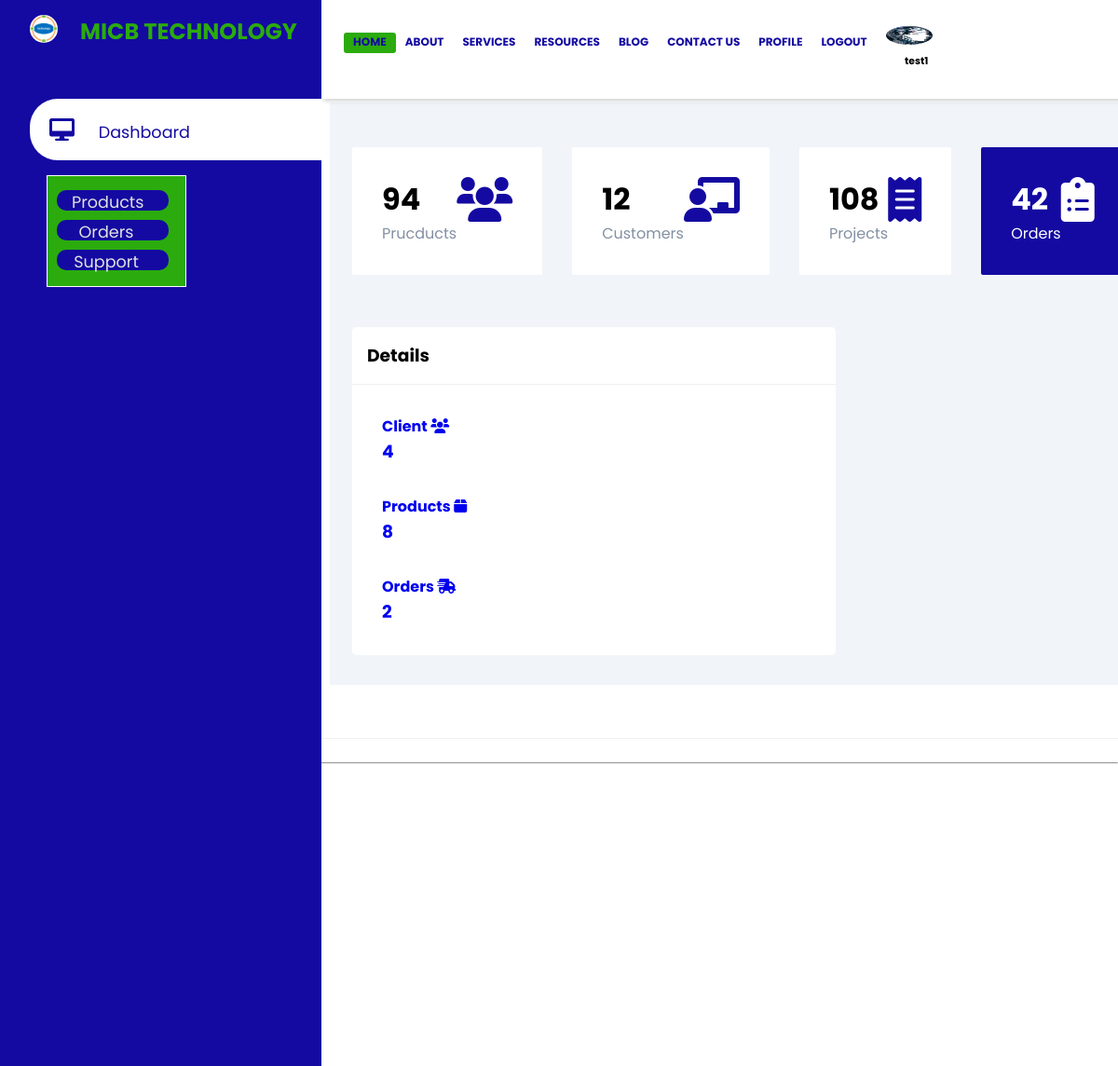
The app's page /customers/detial/1/ (signed in) with its own data.
### web_base/models.py (models this page shows)
class User(AbstractUser):
    pass

### web_users/models.py (models this page shows, shortened)
class Profile(models.Model):
    User = settings.AUTH_USER_MODEL
    user = models.OneToOneField(User, on_delete=models.CASCADE)
    image = models.ImageField('avatar.svg', upload_to= 'profile_pics')

### gallery/views.py (the view)
# urls.py: path('customers/detial/<int:pk>/', views.customer_detail,
@login_required
def customer_detail(request, pk):
    User = get_user_model()
    customer = User.objects.filter(groups=2)
    customer_count = customer.count()
    product = Product.objects.all()
    product_count = product.count()
    order = Order.objects.all()
    order_count = order.count()
    customer = User.objects.get(id=pk)
    context = {
        'customer': customer,
        'customer_count': customer_count,
        'product_count': product_count,
        'order_count': order_count,
    }
    return render(request, 'gallery/customer_detail.html', context)

### gallery/templates/gallery/customer_detail.html (shortened to what this page needs)
{% block content %}
{% include 'topside.html' %}
    <div class="col-md-8">
        <div class="card">
            <div class="card-header bg-info text-white">
            </div>
            <div class="row p-3">
                <div class="col-md-8">
                    <table class="table table-borderless">
                        <thead>
                            <span class="h4">Porfile Information</span class="h4">
                            <hr>
                        </thead>
                        <tbody>
                            <tr>
                                <th>Name</th>
                                <td>{{ customer.username }}</td>
                            </tr>
                            <tr>
                                <th>Email</th>
                                <td>{{ customer.email }}</td>
                            </tr>
                            <tr>
                                <th>Phone</th>
                                <td>{{ customer.profile.phone }}</td>
                            </tr>
                            <tr>
                                <th>Address</th>
                                <td>{{ customer.profile.address }}</td>
                            </tr>
                        </tbody>
                    </table>
                </div>
                <div class="col-md-4">
                </div>
            </div>
        </div>
    </div>
{% endblock %}

### templates/topside.html (shortened to what this page needs)
<!DOCTYPE html>{% load static %}
<html lang="en">
<head>
    <link rel="stylesheet" href="https://cdnjs.cloudflare.com/ajax/libs/font-awesome/6.0.0/css/all.min.css">
    <link rel="stylesheet" href="{% static 'styles/resource.css' %}">
    <link rel="stylesheet" href="{% static 'css/font-awesome.css' %}">
</head>
<body>
    {% block content %}{% block sidebar %}
    <div class="sidebar">
        <div class="sidebar-brand">
            <img src="{% static 'images/logo.PNG' %}" width="30px" height="30px" alt="image">
            <h2>MICB TECHNOLOGY</h2>
        </div>
        <div class="sidebar-menu">
            <div class="menu">
                <div class="item">
                    <a href="" class="active"><span class="fas fa-desktop"></span>
                            <span>Dashboard</span></a>
                </div>
            </div>
            <div class="sidebar-nav-pg">
                <div class="btn">
                    <a href="" class="hero-btn">Products</a>
                    <a href="" class="hero-btn">Orders</a>
                    <a href="" class="hero-btn">Support </a>
                </div>
            </div>
        </div>
    </div>
    <div class="main-content">
        <header>
            <section class="header">
                <nav>
                    <div class="nav-links" id="navLinks">
                        <ul>
                            <li class="active"><a href="{% url 'home' %}">HOME</a></li>
                            <li><a href="#">ABOUT</a>
                            </li>
                            <li><a href="#">SERVICES</a>
                            </li>
                            <li><a href="">RESOURCES</a></li>
                            <li><a href="{% url 'website-blog' %}">BLOG</a></li>
                            <li><a href="{% url 'contact' %}">CONTACT US</a></li>
                            {% if user.is_authenticated %}
                            <li><a href="{% url 'profile' %}">PROFILE</a> </li>
                            <li><a href="{% url 'logout' %}">LOGOUT</a> </li>
                            {% else %}
                            <li><a href="#">REGISTER</a> </li>
                            {% endif %}
                        </ul>
                    </div>
                    {% if user.is_authenticated %}
                    <div class="user-log"><span>
                        <img src="{{ user.profile.image.url }}" width="40px" height="40px"  >
                        <h6>{{ user.username }}</h6>
                        </span>
                    </div>
                    {% else %}
                    <div class="user-log"><span>
                        <img src="{% static 'images/avatar.svg' %}" width="40px" height="40px" alt="image" >
                        </span>
                    </div>
                    {% endif %}
                </nav>
            </section>
        </header>
        <main>
            <div class="cards">
                <div class="card-single">
                    <div>
                        <h1>94</h1>
                        <span>Prucducts</span>
                    </div>
                    <div>
                        <span class="fas fa-users"></span>
                    </div>
                </div>
                <div class="card-single">
                    <div>
                        <h1>12</h1>
                        <span>Customers</span>
                    </div>
                    <div>
                        <span class="fas fa-chalkboard-user"></span>
                    </div>
                </div>
                <div class="card-single">
                    <div>
                        <h1>108</h1>
                        <span>Projects</span>
                    </div>
                    <div>
                        <span class="fas fa-receipt"></span>
                    </div>
                </div>
                <div class="card-single">
                    <div>
                        <h1>42</h1>
                        <span>Orders</span>
                    </div>
                    <div>
                        <span class="fas fa-clipboard-list"></span>
                    </div>
                </div>
            </div>
            <div class="recent-grid">
                <div class="projects">
                    <div class="card">
                        <div class="card-header">
                            <h3>Details</h3>
                        </div>
                        <div class="card-body">
                            <div class="row">
                                <div class="col-md-4">
                                    <a class="text-decoration-none text-dark" href="{% url 'customer' %}">
                                        <div class="card my-card shadow">
                                            <div class="card-body text-center">
                                                <h4>Client <i class="fas fa-users"></i></h4>
                                                <h3>{{ customer_count }}</h3>
                                            </div>
                                        </div>
                                    </a>
                                </div>
                                <div class="col-md-4">
                                    <a class="text-decoration-none text-dark" href="{% url 'gallery-products' %}">
                                        <div class="card my-card shadow">
                                            <div class="card-body text-center">
                                                <h4>Products <i class="fas fa-box"></i></h4>
                                                <h3>{{ product_count }}</h3>
                                            </div>
                                        </div>
                                    </a>
                                </div>
                                <div class="col-md-4">
                                    <a class="text-decoration-none text-dark" href="{% url 'order' %}">
                                        <div class="card my-card shadow">
                                            <div class="card-body text-center">
                                                <h4>Orders <i class="fas fa-shipping-fast"></i></h4>
                                                <h3>{{ order_count }}</h3>
                                            </div>
                                        </div>
                                    </a>
                                </div>
                            </div>
                        </div>
                    </div>
                </div>
            </div>
        </main>
    </div>
    {% endblock sidebar %}
    {% endblock content %}

### static/styles/resource.css (style rules this page uses)
:root { --main-color: rgb(20, 10, 161); --color-dark: #1D2231; --text-grey: #8390A2; }
* { padding: 0; margin: 0; box-sizing: border-box; list-style-type: nond; text-decoration: none; font-family: 'Poppins', sans-serif; }
.sidebar { width: 345px; position: fixed; left: 0; top: 0; height: 100%; background: var(--main-color); z-index: 100; }
.sidebar-brand { display: flex; height: 90px; padding: 1rem 0rem 1rem 2rem; color: #2bab0d; }
.sidebar-brand img { border-radius: 50%; margin-right: 0.5rem; }
.sidebar-menu { margin-top: 1rem; }
.sidebar-menu .item { width: 100%; margin-bottom: 1.0rem; padding-left: 2rem; }
.sidebar-menu a { padding-left: 1rem; display: block; color: #fff; font-size: 1.1rem; }
.sidebar-menu a.active { background: #fff; padding-top: 1rem; padding-bottom: 1rem; color: var(--main-color); border-radius: 30px 0px 0px 30px; }
.sidebar-menu a span:first-child { font-size: 1.5rem; padding-right: 1rem; }
.item .fas { margin: 5px; }
.sidebar-nav-pg { position: fixed; background-color: #2bab0d; width: 150px; height: 120px; border: 0.1px solid #fff; margin-left: 50px; }
.btn { text-align: center; cursor: pointer; margin-top: 15px; padding-right: 5px; }
.btn a { padding-right: 30px; color: rgb(225, 225, 225); }
.hero-btn { margin: 10px; width: 120px; height: 22px; background-color: rgb(20, 10, 161); color: #fff; border: lightpink; border-radius: 10px; text-align: center; }
.main-content { margin-left: 354px; }
header { display: flex; background: rgb(255, 255, 255); text-align: center; justify-content: space-between; padding: 1rem 1.5rem; box-shadow: 2px 2px 5px rgba(0, 0, 0, 0.2); position: fixed; left: 345px; width: 75%; height: 106px; top: 0; z-index: 2; }
nav { display: flex; padding-top: 2px; margin-bottom: 2px; justify-content: space-between; align-items: center; }
nav img { width: 70px; padding: 10px; }
.nav-links { flex: 2; text-align: left; z-index: 2; }
.nav-links ul { display: inline-flex; list-style: none; color: #fff; }
.active, .nav-links ul li:hover { background: #2bab0d; border-radius: 3px; }
.nav-links ul li { list-style: none; display: inline-block; padding: 1px 10px; position: relative; }
.nav-links ul li a { color: rgb(20, 10, 161); text-decoration: none; font-size: 12px; font-weight: bold; }
.nav-links ul li::after { content: ""; width: 0%; height: 2px; display: block; margin: auto; transition: 0.5s; }
.user-log { display: flex; align-items: center; }
.user-log img { border-radius: 50%; margin-right: 1rem; }
main { margin-top: 85px; padding: 2rem 1.5rem; background: #f1f5f9; min-height: calc(100vh -90px); }
.cards { display: grid; grid-template-columns: repeat(4, 1fr); gap: 2rem; margin-top: 1rem; }
.card-single { display: flex; justify-content: center; background: #fff; padding: 2rem; border-radius: 2px; }
.card-single div:last-child span { font-size: 3rem; color: var(--main-color); }
.card-single div:first-child span { color: var(--text-grey); }
.card-single:last-child { background: var(--main-color) }
.card-single:last-child h1, .card-single:last-child div:first-child span, .card-single:last-child div:last-child span { color: #fff; }
.recent-grid { margin-top: 3.5rem; display: grid; gap: 2rem; grid-template-columns: 65% auto; }
.card { background: #fff; border-radius: 5px; }
.card-header, .card-body { padding: 1rem; }
.card-header { display: flex; justify-content: space-between; align-items: center; border-bottom: 1px solid #f0f0f0; }
table { border-collapse: collapse; }
td { padding: .5rem 1rem; font-size: .9rem; color: #222; }

### records on screen
User: profile.image (picture), username "test1"

### other values on screen
{{ customer_count }} "4"
{{ product_count }} "8"
{{ order_count }} "2"
